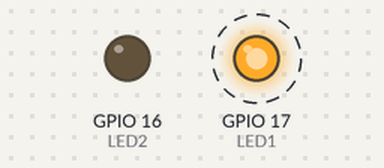
Recording of a program running on a simulated ESP32 board running MicroPython. Shown: output pins drawn as LEDs (lit = HIGH). Dashed ring = blinking. At 10.0 s the program stops and its outputs stay as they are.

Above: at 0.02 s.
Timing chart, 0 to 3.0 s (numbered marks = the images above):
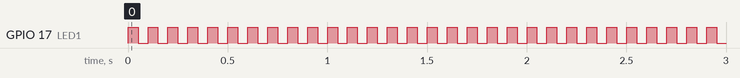

Measured:
- by itself, GPIO 17 (LED1): alternates HIGH for 0.05 s and LOW for 0.05 s, 200 changes in all, then stays LOW

The program:

2_2.py
```python
from machine import Pin
import time, sys

class Blik_led:
  def __init__(self):
    self.LED1 = Pin(17, Pin.OUT, value=0)
    self.LED2 = Pin(16, Pin.OUT, value=0)

  def blikaj(self, farba, frekvencia, pocet):
    self.perioda=1/frekvencia
    self.cas_on= 0.5*self.perioda

    for i in range(pocet):    # pocet bliknuti
      if farba == "cervena":
          self.LED1.on()
          self.LED2.off()
      else:
          self.LED2.on()
          self.LED1.off()
      time.sleep(self.cas_on)
      self.LED2.off()
      self.LED1.off()
      time.sleep(self.perioda-self.cas_on)

led = Blik_led()
led.blikaj("cervena", 10, 100) #farba, frekvencia, pocet
```
